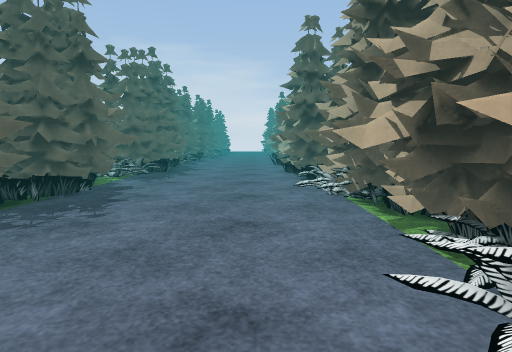
View 1 (above)

12 first-person views from a walk through a 3-D level made in the Unity game engine. The camera is 1.2 m above the floor, tilts 6° down and sees 80° across. The floor is counted in squares, 1 m on a side. Each view is taken from the middle of a square. On the plan, view 1 faces up. The plan holds only what a view shows up to about 13 squares ahead; the rest is blank. The place goes on beyond the plan. The player is left out. Some surface patterns are stand-ins.

View 2
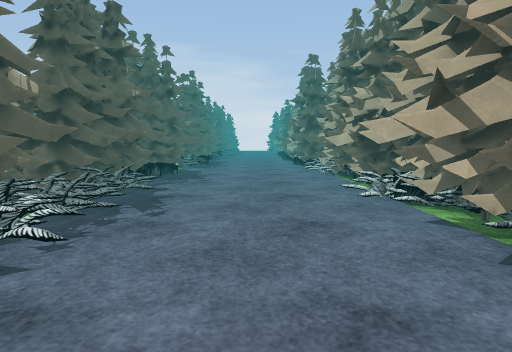

View 3
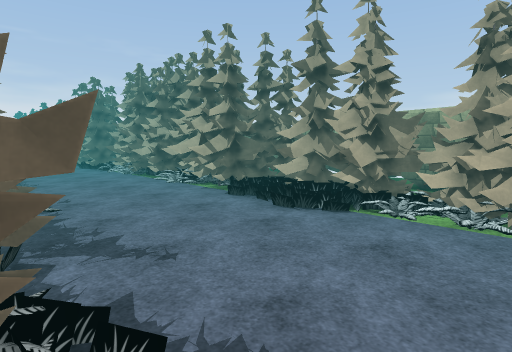

View 4
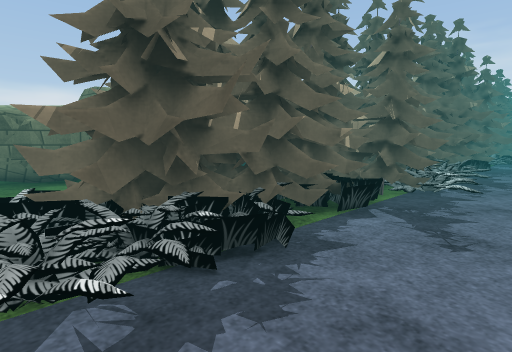

View 5
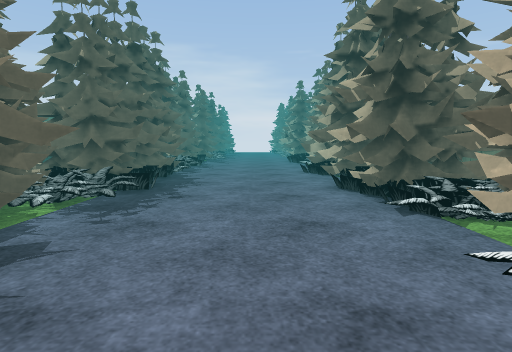

View 6
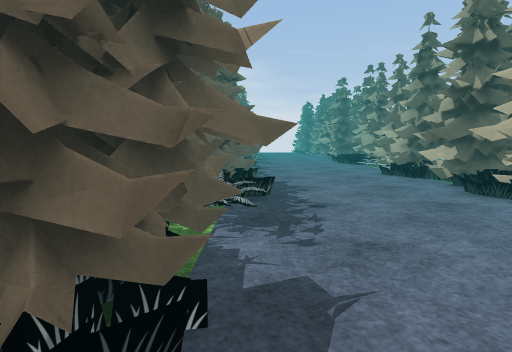

View 7
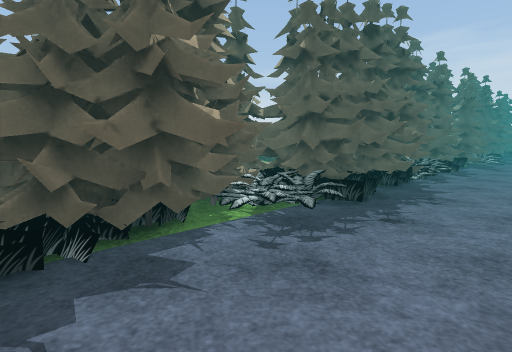

View 8
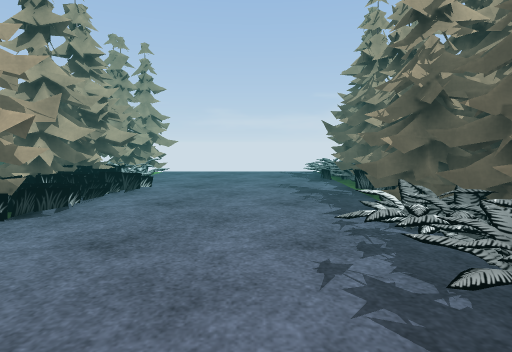

View 9
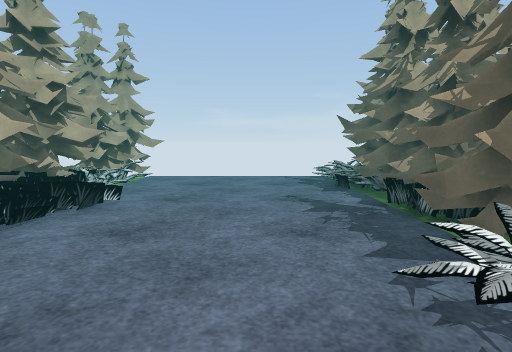

View 10
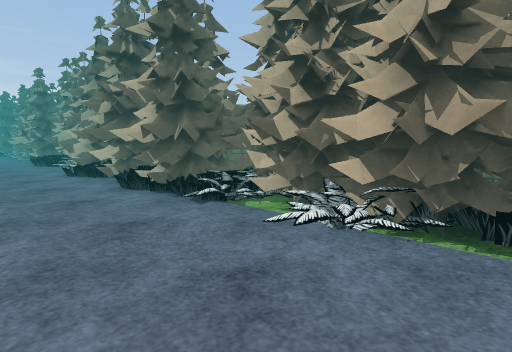

View 11
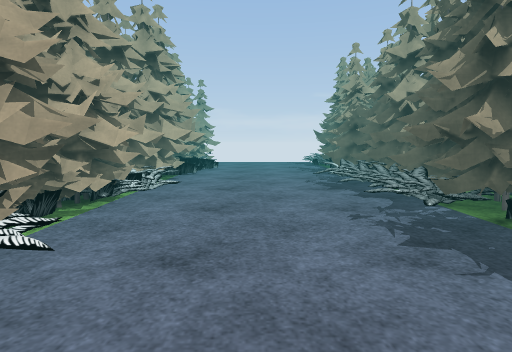

View 12
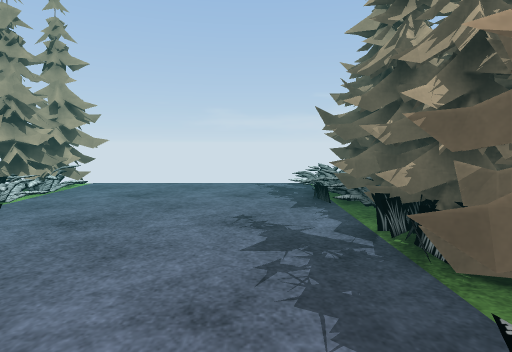

### Floor plan
Key: @ floor where view 1 was taken; # wall or solid block; . floor; / step, stairs or slope; O other object.
Columns run from 7 left of view 1 to 3 right of it. Each row starts with its distance up from view 1.
 18    #....##
 17    #.....#
 16   ##....##
 15   ##....##
 14   #.....#
 13   #.....#
 12   #O....##
 11   #.....###
 10   #......O#
  9   ##.....##
  8   ##.....##
  7   #......#
  6   #......#
  5   ##.....#
  4   ##.....#
  3   #/.....#
  2   #/.....#
  1   #/....##
  0   #/...@.#
 -1   #/....###
 -2   ##.....##
 -3   ##......#
 -4   #......##
 -5   #.......#
 -6   #......##
 -7   #......##
 -8  ##.......#
 -9 ###/.....##
-10  ///.....##
-11           #

Where each view was taken, in squares from view 1:
view 1: 0 up, 0 right, facing up
view 2: 5 down, 1 left, facing up
view 3: 10 down, 5 left, facing up-right
view 4: 10 down, 2 left, facing up-left
view 5: 5 up, 1 left, facing up
view 6: 6 up, 4 left, facing up
view 7: 7 up, 1 left, facing up-left
view 8: 3 up, 2 left, facing down
view 9: 1 up, 2 left, facing down
view 10: 5 up, 2 left, facing up-right
view 11: 10 up, 1 left, facing down
view 12: 1 down, 3 left, facing down
